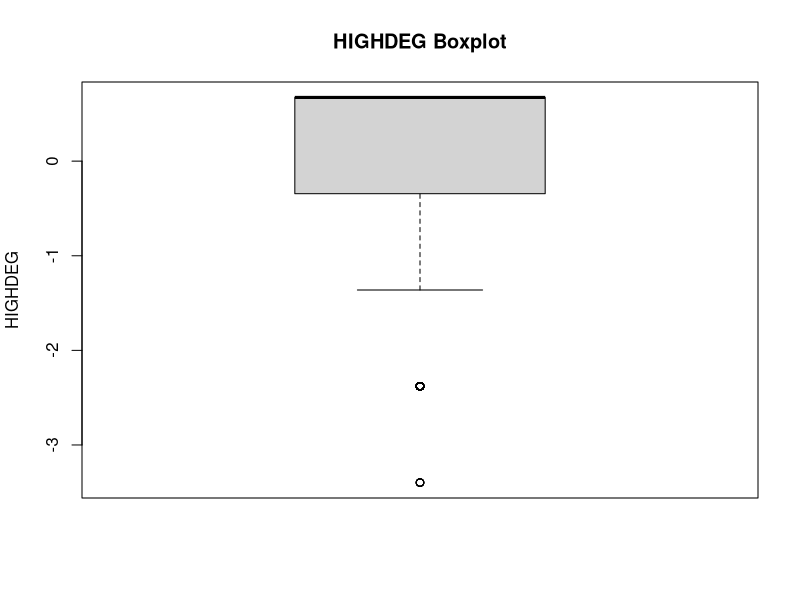
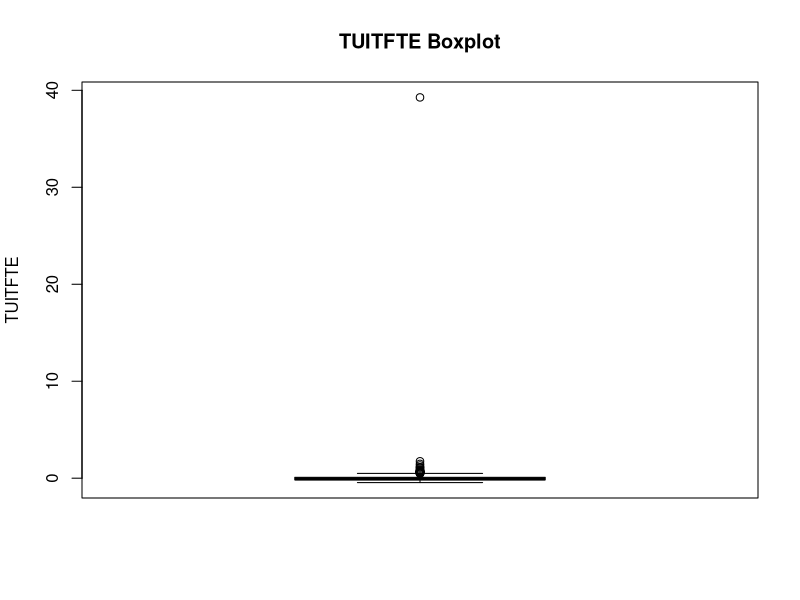
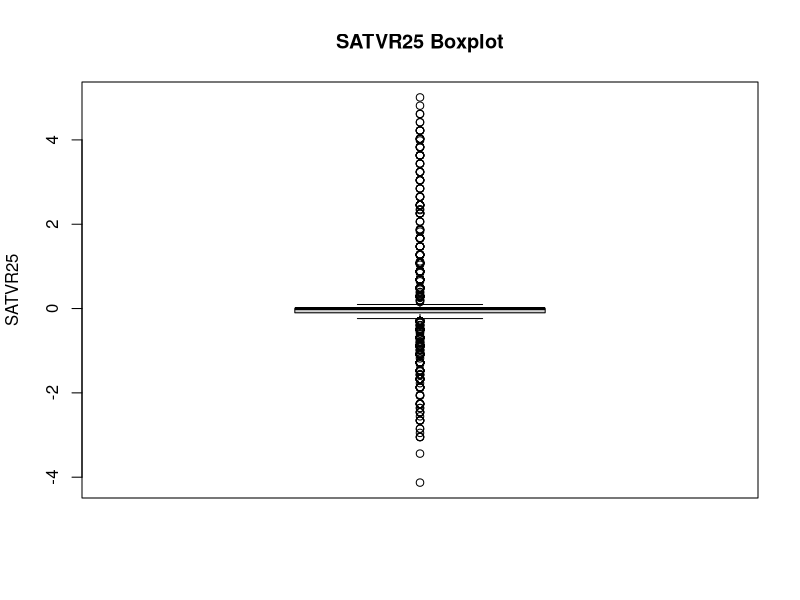
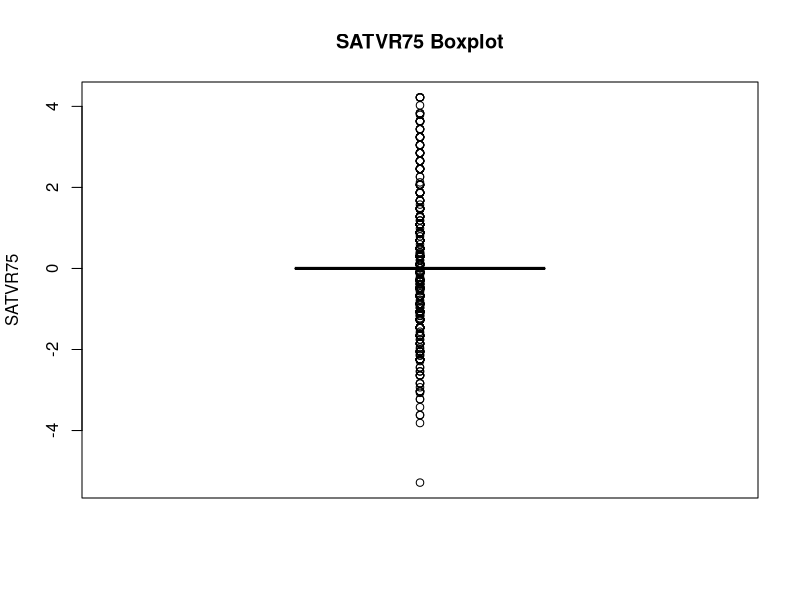
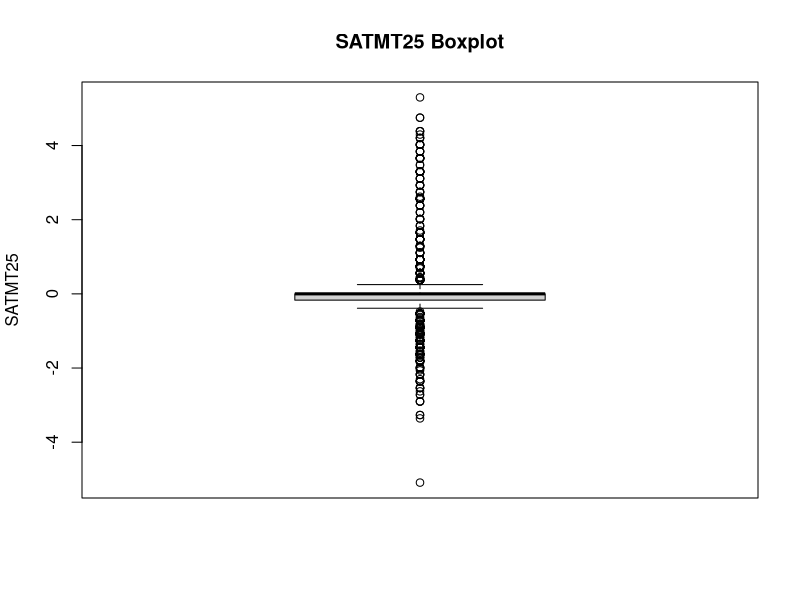
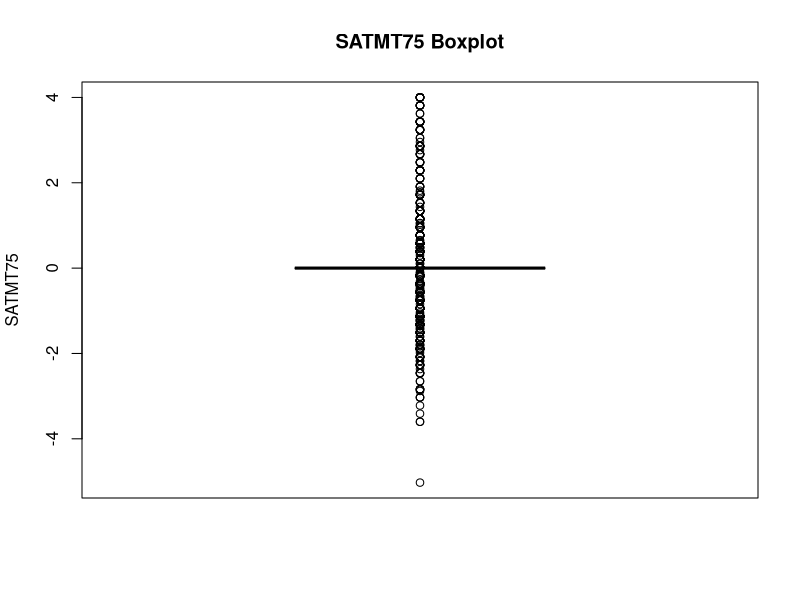
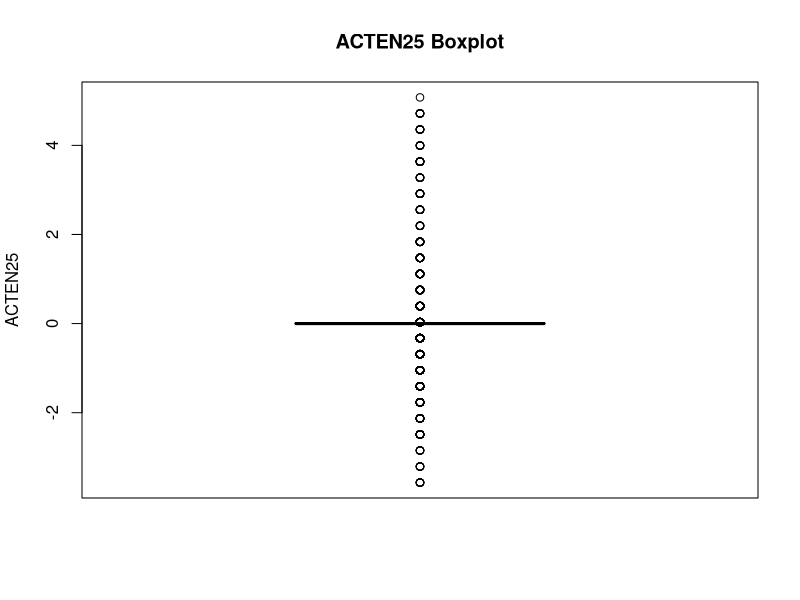
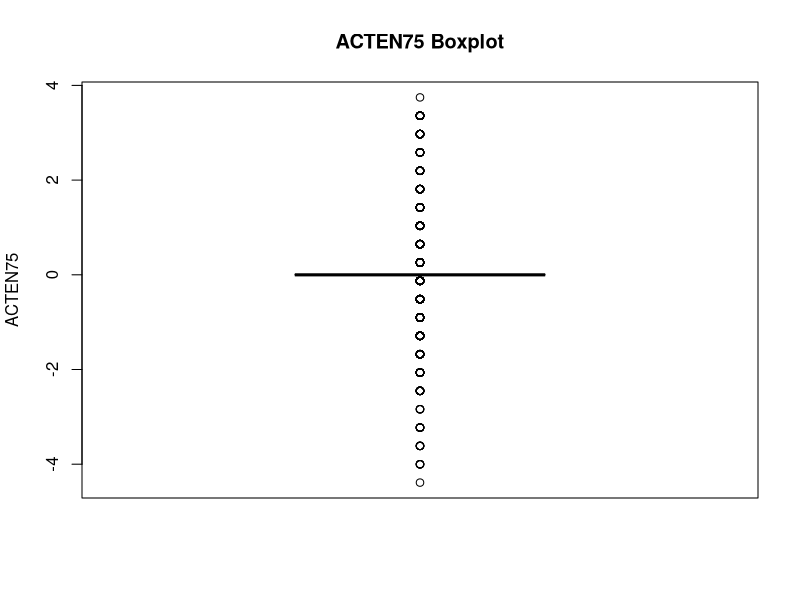

These charts were generated, in order, by the following R code: (Note: this script raises an error after producing the figures.)
#read in data
scorecard=read.csv("data/final.csv")[,-c(1)]

sink("data/eda.txt")

paste("Mean, Median, 1st and 3rd Quartile, Min, Max")
sapply(scorecard, summary, na.rm=TRUE)

paste("SD")
sapply(scorecard, sd, na.rm=TRUE)

paste("Range")
sapply(scorecard, range, na.rm=TRUE)

paste("IQR")
sapply(scorecard, IQR, na.rm=TRUE)

paste("Matrix of Correlations for Quantitative Variables")
as.matrix(cor(scorecard))

paste("ANOVA between Earning and Other Quantitative Variables")
for (i in 1:(ncol(scorecard)-1)) {
  print(names(scorecard)[i])
  print(summary(aov(Earning~scorecard[,i], data=scorecard)))
}

sink()

#Boxplots

for (i in 1:(ncol(scorecard))) {
pdf(paste("images/boxplots/", names(scorecard[i]), "_boxplot.pdf", sep=""))
boxplot(scorecard[,i],
        main=paste(names(scorecard[i]), "Boxplot", sep= " "),
        ylab= paste(names(scorecard[i])))
dev.off()
}

#Histograms

for (i in 1:(ncol(scorecard))) {
  pdf(paste("images/histograms/", names(scorecard[i]), "_histogram.pdf", sep=""))
  hist(scorecard[,i],
          main=paste(names(scorecard[i]), "Histogram", sep= " "),
          xlab= paste(names(scorecard[i])))
  dev.off()
}
